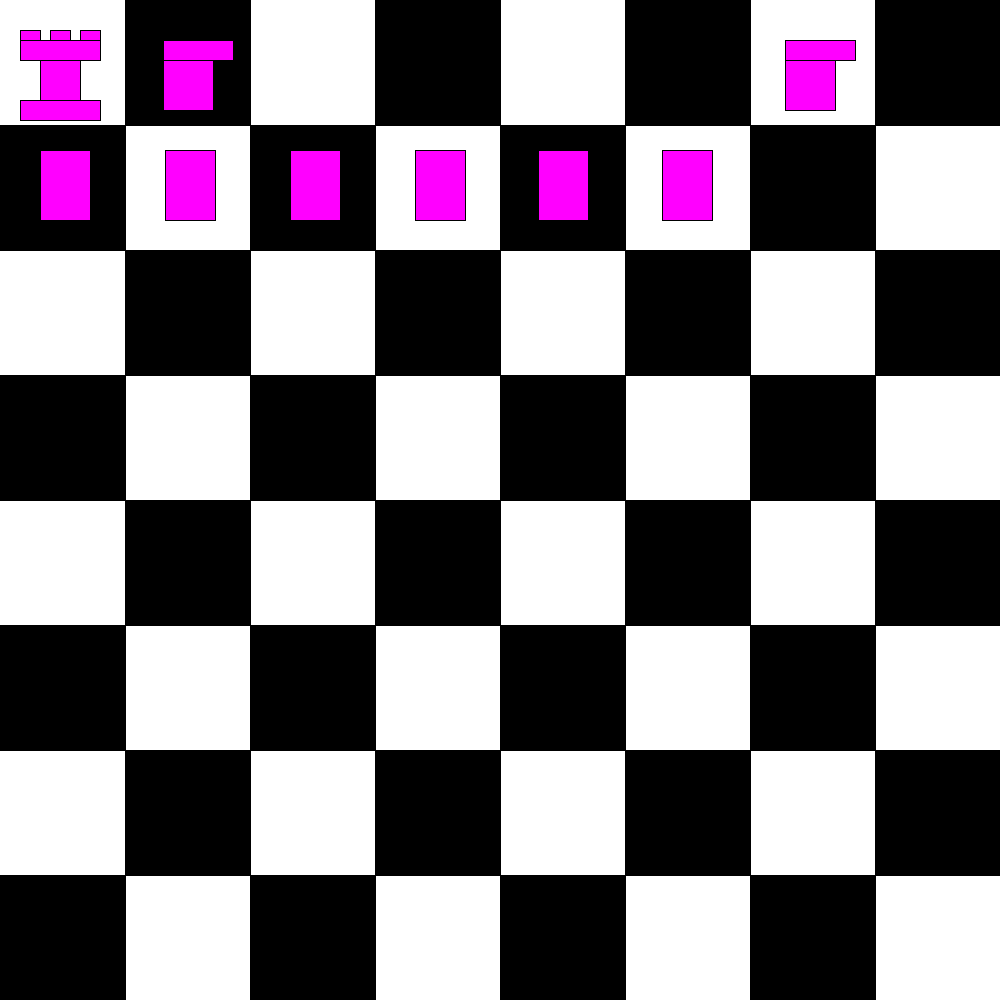
Frame 1 (no input)
Frame 60 (the mouse pressed at the canvas centre just before this capture): identical to frame 1, image omitted
Frame 120 (the mouse held since frame 60 and released just before this capture): identical to frame 1, image omitted

The Processing sketch that drew this single still picture (run headless with seeded random() and noise(); from frame 60 on, the mouse is pressed at the canvas centre):

// Processing sketch: leif_chess
// ── leif_chess.pde
void setup()
{
size(1000,1000);
}
void draw()
{
  background(255,255,255);
  fill(0,0,0);
  rect(125,0,125,125);
  rect(375,0,125,125);
  rect(625,0,125,125);
  rect(875,0,125,125);
  rect(0,125,125,125);
  rect(250,125,125,125);
  rect(500,125,125,125);
  rect(750,125,125,125);
  rect(125,250,125,125);
  rect(375,250,125,125);
  rect(625,250,125,125);
  rect(875,250,125,125);
  rect(0,375,125,125);
  rect(250,375,125,125);
  rect(500,375,125,125);
  rect(750,375,125,125);
  rect(125,500,125,125);
  rect(375,500,125,125);
  rect(625,500,125,125);
  rect(875,500,125,125);
  rect(0,625,125,125);
  rect(250,625,125,125);
  rect(500,625,125,125);
  rect(750,625,125,125);
  rect(125,750,125,125);
  rect(375,750,125,125);
  rect(625,750,125,125);
  rect(875,750,125,125);
  rect(0,875,125,125);
  rect(250,875,125,125);
  rect(500,875,125,125);
  rect(750,875,125,125);
  fill(255,0,255);
  rect(163,40,50,70);
  rect(163,40,70,20);
  rect(785,40,50,70);
  rect(785,40,70,20);
  rect(20,30,20,20);
  rect(50,30,20,20);
  rect(80,30,20,20);
  rect(20,40,80,20);
  rect(40,60,40,40);
  rect(20,100,80,20);
  rect(40,150,50,70);
  rect(165,150,50,70);
  rect(290,150,50,70);
  rect(415,150,50,70);
  rect(538,150,50,70);
  rect(662,150,50,70);
  
    
}
